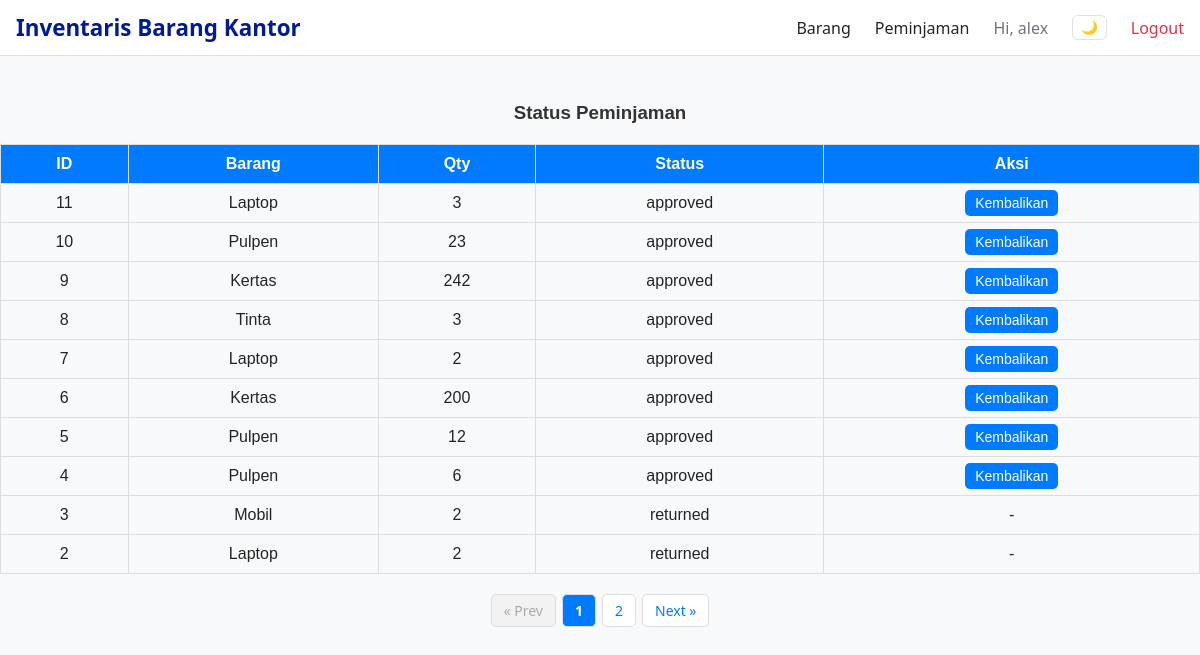
Before: /?url=karyawan/loans (signed in) with the older database file.
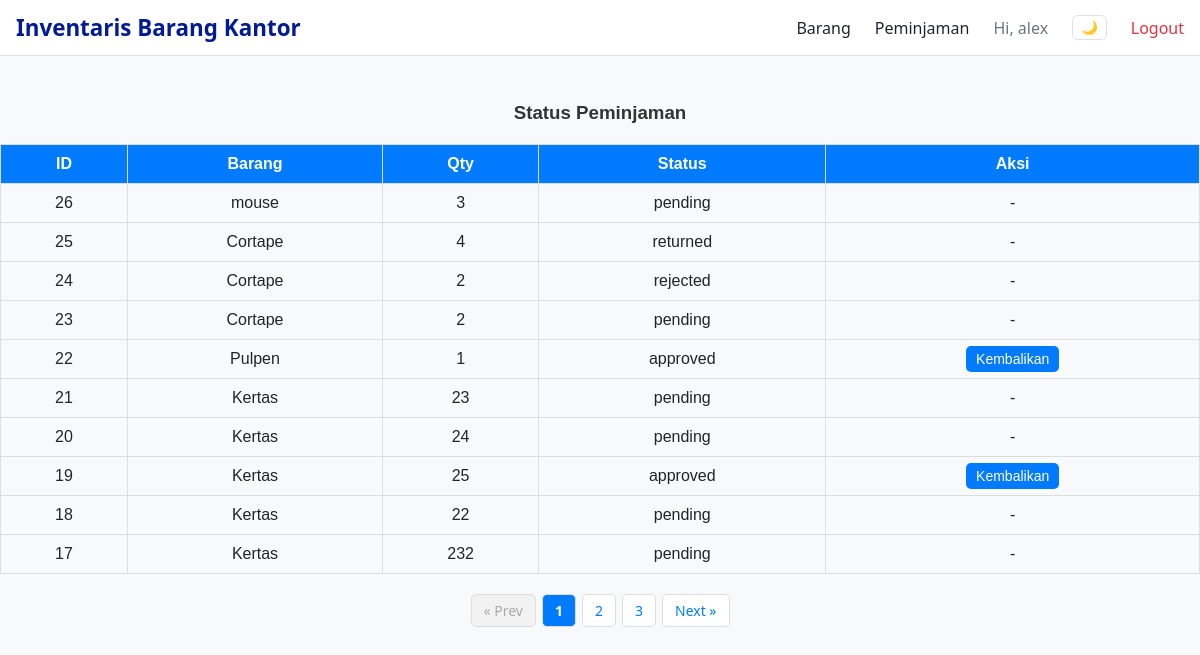
After: the same page with the newer database file.
### tables this page shows
CREATE TABLE `loans` (
  `id` int(11) NOT NULL,
  `employee_id` int(11) NOT NULL,
  `item_id` int(11) NOT NULL,
  `quantity` int(11) NOT NULL DEFAULT 1,
  `status` enum('pending','approved','rejected','returned') DEFAULT 'pending',
  `requested_at` timestamp NOT NULL DEFAULT current_timestamp(),
  `processed_at` datetime DEFAULT NULL
);

CREATE TABLE `items` (
  `id` int(11) NOT NULL,
  `category_id` int(11) NOT NULL,
  `name` varchar(150) NOT NULL,
  `quantity` int(11) NOT NULL DEFAULT 0,
  `description` text DEFAULT NULL,
  `condition` enum('bagus','rusak') NOT NULL DEFAULT 'bagus'
);

### app/controllers/KaryawanController.php (called while the page is built, shortened)
<?php
require_once __DIR__.'/../models/Loan.php';
class KaryawanController {
    protected $itemModel,$loanModel;
    public function __construct(){ $this->itemModel=new Item(); $this->loanModel=new Loan(); if(!isset($_SESSION['user'])){ header('Location:?url=login'); exit; } }
   public function loans()
{
    $employee_id = $_SESSION['user']['id'];
    $limit = 10;
    $page  = isset($_GET['page']) ? (int)$_GET['page'] : 1;
    $page  = max($page, 1);
    $offset = ($page - 1) * $limit;
    $loans = $this->loanModel->byEmployeePaginated($employee_id, $limit, $offset);
    $totalLoans = $this->loanModel->countByEmployee($employee_id);
    $totalPages = ceil($totalLoans / $limit);
    require __DIR__.'/../views/karyawan/loans.php';
}
}

### config/database.php (called while the page is built)
<?php
return [ 'host'=>'127.0.0.1','db'=>'inventaris12','user'=>'root','pass'=>'','charset'=>'utf8mb4' ];

### app/models/Model.php (called while the page is built, shortened)
<?php
class Model
{
    public function __construct()
    {
        $cfg = require __DIR__ . '/../../config/database.php';
        $dsn = "mysql:host={$cfg['host']};dbname={$cfg['db']};charset={$cfg['charset']}";
        $this->pdo = new PDO(
            $dsn,
            $cfg['user'],
            $cfg['pass'],
            [
                PDO::ATTR_ERRMODE => PDO::ERRMODE_EXCEPTION
            ]
        );
    }
}

### app/models/Loan.php (called while the page is built, shortened)
<?php
require_once __DIR__ . '/Model.php';
class Loan extends Model
{
public function byEmployeePaginated($employee_id, $limit, $offset)
{
    $stmt = $this->pdo->prepare("
        SELECT loans.*, items.name AS item_name
        FROM loans
        JOIN items ON loans.item_id = items.id
        WHERE loans.employee_id = :employee_id
        ORDER BY loans.requested_at DESC
        LIMIT :limit OFFSET :offset
    ");
    $stmt->bindValue(':employee_id', $employee_id, PDO::PARAM_INT);
    $stmt->bindValue(':limit', $limit, PDO::PARAM_INT);
    $stmt->bindValue(':offset', $offset, PDO::PARAM_INT);
    $stmt->execute();
    return $stmt->fetchAll(PDO::FETCH_ASSOC);
}
public function countByEmployee($employee_id)
{
    $stmt = $this->pdo->prepare("SELECT COUNT(*) FROM loans WHERE employee_id = ?");
    $stmt->execute([$employee_id]);
    return $stmt->fetchColumn();
}
}

### app/views/karyawan/loans.php (the view, shortened to what this page needs)
<?php require __DIR__.'/../layout/header.php'; ?>
<h3>Status Peminjaman</h3>
<table class='table'>
    <thead>
        <tr>
            <th>ID</th>
            <th>Barang</th>
            <th>Qty</th>
            <th>Status</th>
            <th>Aksi</th>
        </tr>
    </thead>
    <tbody>
        <?php foreach($loans as $l): ?>
        <tr>
            <td><?=$l['id']?></td>
            <td><?=htmlspecialchars($l['item_name'])?></td>
            <td><?=$l['quantity']?></td>
            <td><?=$l['status']?></td>
            <td>
                <?php if($l['status']=='approved'): ?>
                    <a class='btn btn-sm btn-primary' href='?url=karyawan/returnLoan/<?=$l['id']?>' onclick="return confirm('Kembalikan?')">Kembalikan</a>
                <?php else: ?>
                    -
                <?php endif; ?>
            </td>
        </tr>
        <?php endforeach; ?>
    </tbody>
</table>
<div class="pagination">
    <?php if ($page > 1): ?>
        <a href="?url=karyawan/loans&page=<?= $page - 1 ?>">« Prev</a>
    <?php else: ?>
        <span class="disabled">« Prev</span>
    <?php endif; ?>
    <?php for ($i = 1; $i <= $totalPages; $i++): ?>
        <?php if ($i == $page): ?>
            <span class="active"><?= $i ?></span>
        <?php else: ?>
            <a href="?url=karyawan/loans&page=<?= $i ?>"><?= $i ?></a>
        <?php endif; ?>
    <?php endfor; ?>
    <?php if ($page < $totalPages): ?>
        <a href="?url=karyawan/loans&page=<?= $page + 1 ?>">Next »</a>
    <?php else: ?>
        <span class="disabled">Next »</span>
    <?php endif; ?>
</div>
<?php require __DIR__.'/../layout/footer.php'; ?>

Changed rows visible on the page:
no longer on this page (row unchanged): loans: id "11", item.name "Laptop", quantity "3", status "approved"
no longer on this page (row unchanged): loans: id "10", item.name "Pulpen", quantity "23", status "approved"
no longer on this page (row unchanged): loans: id "9", item.name "Kertas", quantity "242", status "approved"
no longer on this page (row unchanged): loans: id "8", item.name "Tinta", quantity "3", status "approved"
no longer on this page (row unchanged): loans: id "7", item.name "Laptop", quantity "2", status "approved"
no longer on this page (row unchanged): loans: id "6", item.name "Kertas", quantity "200", status "approved"
no longer on this page (row unchanged): loans: id "5", item.name "Pulpen", quantity "12", status "approved"
no longer on this page (row unchanged): loans: id "4", item.name "Pulpen", quantity "6", status "approved"
no longer on this page (row unchanged): loans: id "3", item.name "Mobil", quantity "2", status "returned"
no longer on this page (row unchanged): loans: id "2", item.name "Laptop", quantity "2", status "returned"
added loans: id "26", item.name "mouse", quantity "3", status "pending"
added loans: id "25", item.name "Cortape", quantity "4", status "returned"
added loans: id "24", item.name "Cortape", quantity "2", status "rejected"
added loans: id "23", item.name "Cortape", quantity "2", status "pending"
added loans: id "22", item.name "Pulpen", quantity "1", status "approved"
added loans: id "21", item.name "Kertas", quantity "23", status "pending"
added loans: id "20", item.name "Kertas", quantity "24", status "pending"
added loans: id "19", item.name "Kertas", quantity "25", status "approved"
added loans: id "18", item.name "Kertas", quantity "22", status "pending"
added loans: id "17", item.name "Kertas", quantity "232", status "pending"
Other visible differences:
new list line: "3"
